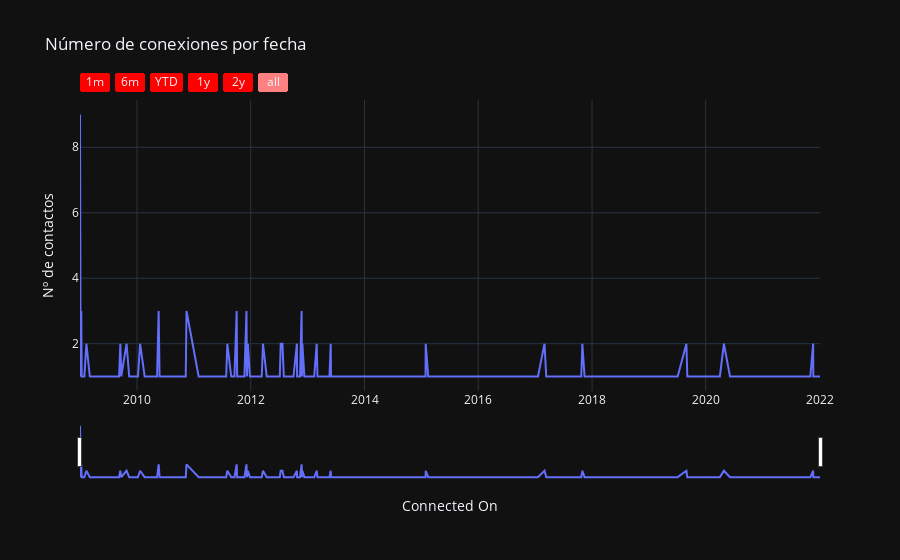

Notebook code for this chart:
### Markdown cell above
We start with a basic graph with the connections by date

### Code cell
#visualizamos las conexiones por fecha
fig1 = px.line(df.groupby(by="Connected On").count().reset_index(), x="Connected On", y="First Name", 
               labels={"First Name":"Nº de contactos"},
               template="plotly_dark",
               title="Número de conexiones por fecha")
fig1.update_xaxes(
    rangeslider_visible=True,
    rangeselector=dict(
        buttons=list([
            dict(count=1, label="1m", step="month", stepmode="backward"),
            dict(count=6, label="6m", step="month", stepmode="backward"),
            dict(count=1, label="YTD", step="year", stepmode="todate"),
            dict(count=1, label="1y", step="year", stepmode="backward"),
            dict(count=2, label="2y", step="year", stepmode="backward"),
            dict(step="all")
        ]),
        bgcolor="#ff0000"
    )
)
fig1.show()

### Figure 1 — Plotly figure (JSON) as saved in the notebook; plotly's stock layout.template omitted (floating-point values rounded to 4 significant figures; data arrays with more than 128 entries replaced by an {"elided": "..."} marker saying what was removed)
{"data": [{"hovertemplate": "Connected On=%{x}<br>Nº de contactos=%{y}<extra></extra>", "legendgroup": "", "line": {"color": "#636efa", "dash": "solid"}, "marker": {"symbol": "circle"}, "mode": "lines", "name": "", "orientation": "v", "showlegend": false, "type": "scatter", "x": {"elided": "280 str values"}, "xaxis": "x", "y": {"elided": "280 int values"}, "yaxis": "y"}], "layout": {"legend": {"tracegroupgap": 0}, "title": {"text": "Número de conexiones por fecha"}, "xaxis": {"anchor": "y", "domain": [0, 1], "rangeselector": {"bgcolor": "#ff0000", "buttons": [{"count": 1, "label": "1m", "step": "month", "stepmode": "backward"}, {"count": 6, "label": "6m", "step": "month", "stepmode": "backward"}, {"count": 1, "label": "YTD", "step": "year", "stepmode": "todate"}, {"count": 1, "label": "1y", "step": "year", "stepmode": "backward"}, {"count": 2, "label": "2y", "step": "year", "stepmode": "backward"}, {"step": "all"}]}, "rangeslider": {"visible": true}, "title": {"text": "Connected On"}}, "yaxis": {"anchor": "x", "domain": [0, 1], "title": {"text": "Nº de contactos"}}}}
